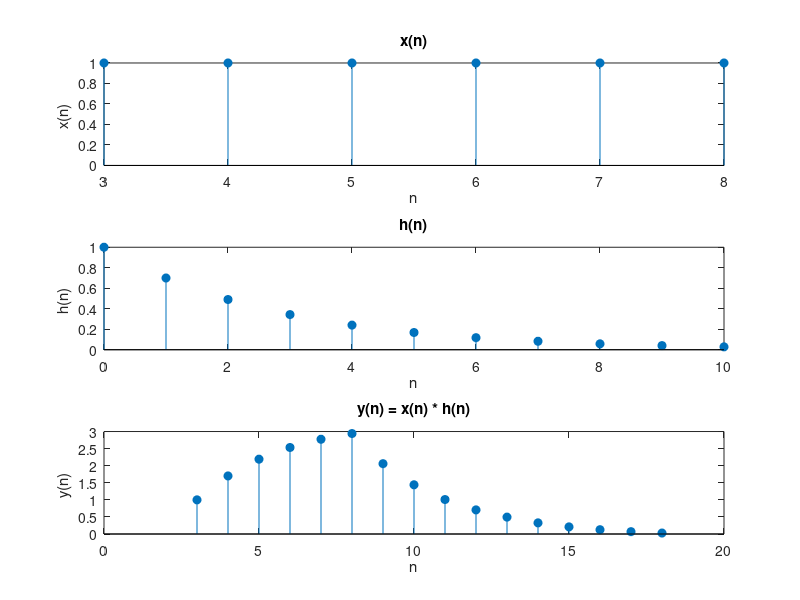

The MATLAB script that drew this image: (Note: this script raises an error after producing the figure.)
nx = 3:8; % index for x
x = ones(size(nx));
nh = 0:10; % index for h
h = 0.7 .^ nh;
y = conv(x, h); % length of y is equal to (length of x) + (length of h) - 1
N = length(x) + length(h) -1;
ny = 3:18; % index for y
subplot(3,1,1);
stem(nx, x, 'filled'), xlabel('n'), ylabel('x(n) ');
title('x(n)');
subplot(3,1,2);
stem(nh, h, 'filled'), xlabel('n'), ylabel('h(n) ');
title('h(n)');
subplot(3,1,3);
stem(ny, y, 'filled'), xlabel('n'), ylabel('y(n) ');
title('y(n) = x(n) * h(n)');

disp("Length of y(n): " + length(y)); % display the length of y(n)
disp("Range over which y(n) is non-zero: " + min(ny) + " to " + max(ny)); % display the range over which y(n) is non-zero
